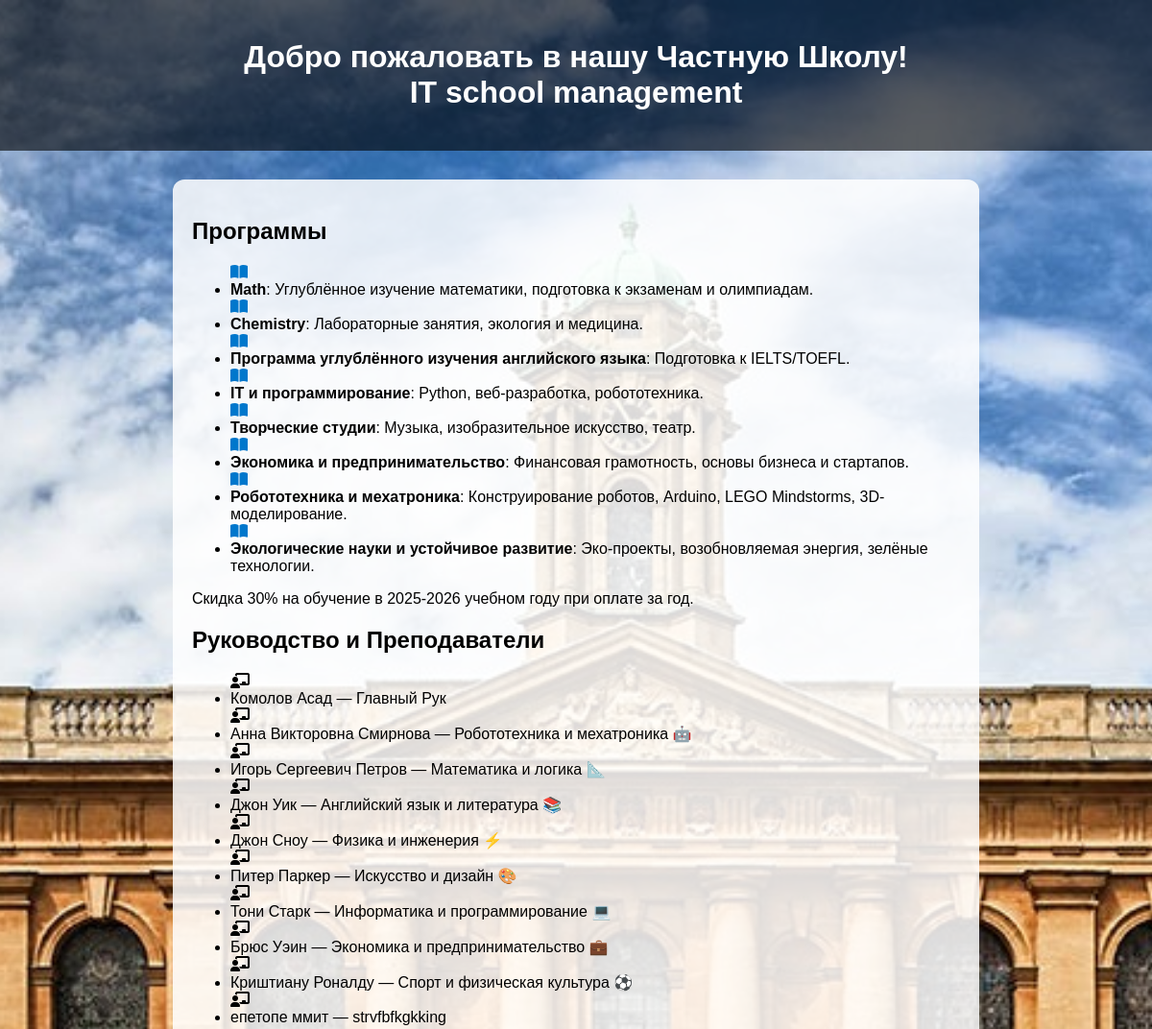
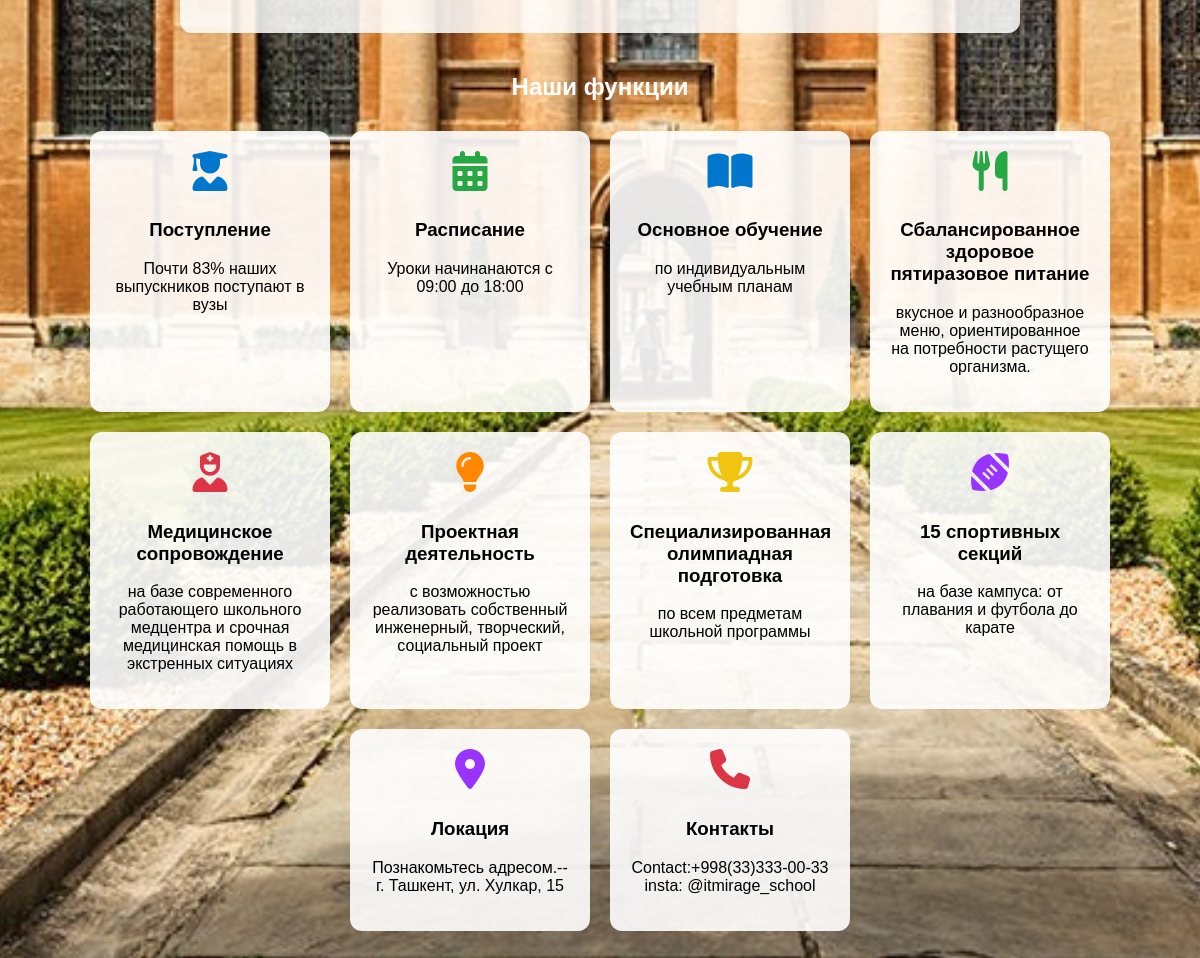
The page / on the database its author committed (2 pictures, top to bottom).
### app/models.py (models this page shows)
class Program(Base):
    __tablename__ = "programs"
    id = Column(Integer, primary_key=True, index=True)
    name = Column(String, index=True)
    description = Column(String)

class Teacher(Base):
    __tablename__ = "teachers"
    id = Column(Integer, primary_key=True, index=True)
    first_name = Column(String)
    last_name = Column(String)
    subject = Column(String)

### app/main.py (the view)
@app.get("/", response_class=HTMLResponse)
async def home(request: Request, db: Session = Depends(get_db)):
    programs = crud.get_programs(db)
    teachers = crud.get_teachers(db)
    return templates.TemplateResponse("index.html", {"request": request, "programs": programs, "teachers": teachers})

### app/templates/index.html (shortened to what this page needs)
<!DOCTYPE html>
<html lang="ru">
<head>
    <link rel="stylesheet" href="https://cdnjs.cloudflare.com/ajax/libs/font-awesome/6.5.0/css/all.min.css">
</head>
<body>
    <div class="header">
        <h1>Добро пожаловать в нашу Частную Школу!<br>
        IT school management</h1>
    </div>
    <div class="content">
        <h2>Программы</h2>
        <ul>
            {% for program in programs %}
            <i  class="fa-solid fa-book-open" style="color:#0077cc;"></i>
            <li><b>{{ program.name }}</b>: {{ program.description }}</li>
            {% endfor %}
        </ul>
        <p>Скидка 30% на обучение в 2025-2026 учебном году при оплате за год.</p>
        <h2>Руководство и Преподаватели</h2>
        <ul>
            {% for teacher in teachers %}
            <i class="fa-solid fa-chalkboard-teacher"></i>
            <li>{{ teacher.first_name }} {{ teacher.last_name }} — {{ teacher.subject }}</li>
            {% endfor %}
        </ul>
    </div>
    <h2 style="text-align:center; color:white; margin-top:40px;">Наши функции</h2>
    <div class="features">
        <div class="feature-box">
            <i class="fa-solid fa-user-graduate" style="color:#0077cc;"></i>
            <h3>Поступление</h3>
            <p>Почти 83% наших выпускников поступают в вузы</p>
        </div>
        <div class="feature-box">
            <i class="fa-solid fa-calendar-days" style="color:#28a745;"></i>
            <h3>Расписание</h3>
            <p>Уроки начинанаются c 09:00 до 18:00 </p>
        </div>
        <div class="feature-box">
            <i  class="fa-solid fa-book-open" style="color:#0077cc;"></i>
            <h3>Основное обучение</h3>
            <p>по индивидуальным учебным планам </p>
        </div>
        <div class="feature-box">
            <i class="fa-solid fa-utensils" style="color:#28a745;"></i>
            <h3>Сбалансированное здоровое пятиразовое питание</h3>
            <p>вкусное и разнообразное меню, ориентированное на потребности растущего организма. </p>
        </div>
        <div class="feature-box">
            <i class="fa-solid fa-user-nurse" style="color:#dc3545;"></i>
            <h3>Медицинское сопровождение</h3>
            <p>на базе современного работающего школьного медцентра и срочная медицинская помощь в экстренных ситуациях </p>
        </div>
        <div class="feature-box">
            <i class="fa-solid fa-lightbulb" style="color:#ff8800;"></i>
            <h3>Проектная деятельность</h3>
            <p>с возможностью реализовать собственный инженерный, творческий, социальный проект </p>
        </div>
        <div class="feature-box">
            <i class="fa-solid fa-trophy" style="color:#f1c40f;"></i>
            <h3>Специализированная олимпиадная подготовка</h3>
            <p>по всем предметам школьной программы</p>
        </div>
        <div class="feature-box">
            <i class="fa-solid fa-football-ball" style="color:#9933ff;"></i>
            <h3>15 спортивных секций</h3>
            <p>на базе кампуса: от плавания и футбола до карате </p>
        </div>
        <div class="feature-box">
            <i class="fa-solid fa-location-dot" style="color:#9933ff;"></i>
            <h3>Локация</h3>
            <p>Познакомьтесь адресом.--
            г. Ташкент, ул. Хулкар, 15 </p>
        </div>
        <div class="feature-box">
            <i class="fa-solid fa-phone" style="color:#dc3545;"></i>
            <h3>Контакты</h3>
            <p>Contact:+998(33)333-00-33
            insta: @itmirage_school</p>
        </div>
    </div>
</body>
</html>

### app/templates/index.html (style rules this page uses)
body { background-image: url("/static/images/school.jpg"); background-size: cover; background-position: center; background-attachment: fixed; margin: 0; padding: 0; font-family: Arial, sans-serif; }
.header { background: rgba(0, 0, 0, 0.6); color: white; padding: 20px; text-align: center; }
.content { background: rgba(255, 255, 255, 0.85); padding: 20px; margin: 30px auto; border-radius: 12px; max-width: 800px; }
.features { display: flex; justify-content: center; flex-wrap: wrap; gap: 20px; margin: 30px; }
.feature-box { width: 200px; background: rgba(255, 255, 255, 0.9); padding: 20px; border-radius: 12px; text-align: center; transition: transform 0.2s; }
.feature-box i { font-size: 40px; margin-bottom: 10px; }

### rows shown on the page
Program: name "Math", description "Углублённое изучение математики, подготовка к экзаменам и олимпиадам."
Program: name "Chemistry", description "Лабораторные занятия, экология и медицина."
Program: name "Программа углублённого изучения английского языка", description "Подготовка к IELTS/TOEFL."
Program: name "IT и программирование", description "Python, веб-разработка, робототехника."
Program: name "Творческие студии", description "Музыка, изобразительное искусство, театр."
Program: name "Экономика и предпринимательство", description "Финансовая грамотность, основы бизнеса и стартапов."
Program: name "Робототехника и мехатроника", description "Конструирование роботов, Arduino, LEGO Mindstorms, 3D-моделирование."
Program: name "Экологические науки и устойчивое развитие", description "Эко-проекты, возобновляемая энергия, зелёные технологии."
Teacher: first_name "Комолов", last_name "Асад", subject "Главный Рук"
Teacher: first_name "Анна Викторовна Смирнова", subject "Робототехника и мехатроника 🤖"
Teacher: first_name "Игорь Сергеевич Петров", subject "Математика и логика 📐"
Teacher: first_name "Джон Уик", subject "Английский язык и литература 📚"
Teacher: first_name "Джон Сноу", subject "Физика и инженерия ⚡"
Teacher: first_name "Питер", last_name "Паркер", subject "Искусство и дизайн 🎨"
Teacher: first_name "Тони", last_name "Старк", subject "Информатика и программирование 💻"
Teacher: first_name "Брюс", last_name "Уэин", subject "Экономика и предпринимательство 💼"
Teacher: first_name "Криштиану", last_name "Роналду", subject "Спорт и физическая культура ⚽"
Teacher: first_name "епетопе", last_name "ммит", subject "strvfbfkgkking"
